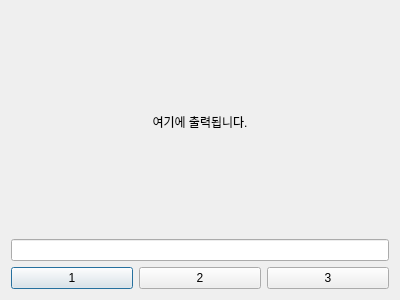
<?xml version="1.0" encoding="UTF-8"?>
<ui version="4.0">
 <class>Dialog</class>
 <widget class="QDialog" name="Dialog">
  <property name="geometry">
   <rect>
    <x>0</x>
    <y>0</y>
    <width>400</width>
    <height>300</height>
   </rect>
  </property>
  <property name="windowTitle">
   <string>Dialog</string>
  </property>
  <layout class="QVBoxLayout" name="verticalLayout">
   <item>
    <widget class="QLabel" name="label">
     <property name="minimumSize">
      <size>
       <width>0</width>
       <height>200</height>
      </size>
     </property>
     <property name="text">
      <string>여기에 출력됩니다.</string>
     </property>
     <property name="alignment">
      <set>Qt::AlignCenter</set>
     </property>
    </widget>
   </item>
   <item>
    <widget class="QLineEdit" name="lineEdit"/>
   </item>
   <item>
    <layout class="QHBoxLayout" name="horizontalLayout">
     <item>
      <widget class="QPushButton" name="pushButton">
       <property name="text">
        <string>1</string>
       </property>
      </widget>
     </item>
     <item>
      <widget class="QPushButton" name="pushButton_2">
       <property name="text">
        <string>2</string>
       </property>
      </widget>
     </item>
     <item>
      <widget class="QPushButton" name="pushButton_3">
       <property name="text">
        <string>3</string>
       </property>
      </widget>
     </item>
    </layout>
   </item>
  </layout>
 </widget>
 <resources/>
 <connections>
  <connection>
   <sender>pushButton</sender>
   <signal>clicked()</signal>
   <receiver>Dialog</receiver>
   <slot>slot_1st()</slot>
   <hints>
    <hint type="sourcelabel">
     <x>93</x>
     <y>258</y>
    </hint>
    <hint type="destinationlabel">
     <x>93</x>
     <y>300</y>
    </hint>
   </hints>
  </connection>
  <connection>
   <sender>pushButton_2</sender>
   <signal>clicked()</signal>
   <receiver>Dialog</receiver>
   <slot>slot_2nd()</slot>
   <hints>
    <hint type="sourcelabel">
     <x>205</x>
     <y>260</y>
    </hint>
    <hint type="destinationlabel">
     <x>207</x>
     <y>291</y>
    </hint>
   </hints>
  </connection>
  <connection>
   <sender>pushButton_3</sender>
   <signal>clicked()</signal>
   <receiver>Dialog</receiver>
   <slot>slot_3rd()</slot>
   <hints>
    <hint type="sourcelabel">
     <x>336</x>
     <y>266</y>
    </hint>
    <hint type="destinationlabel">
     <x>337</x>
     <y>288</y>
    </hint>
   </hints>
  </connection>
  <connection>
   <sender>lineEdit</sender>
   <signal>textChanged(QString)</signal>
   <receiver>label</receiver>
   <slot>setText(QString)</slot>
   <hints>
    <hint type="sourcelabel">
     <x>148</x>
     <y>221</y>
    </hint>
    <hint type="destinationlabel">
     <x>203</x>
     <y>141</y>
    </hint>
   </hints>
  </connection>
 </connections>
 <slots>
  <slot>slot_1st()</slot>
  <slot>slot_2nd()</slot>
  <slot>slot_3rd()</slot>
 </slots>
</ui>
